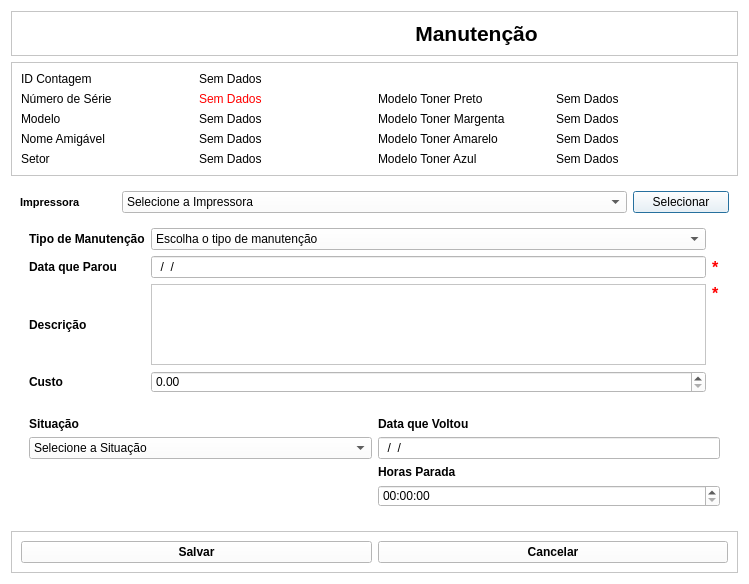
<?xml version="1.0" encoding="UTF-8"?>
<ui version="4.0">
 <class>Manutencao</class>
 <widget class="QDialog" name="Manutencao">
  <property name="windowModality">
   <enum>Qt::NonModal</enum>
  </property>
  <property name="geometry">
   <rect>
    <x>0</x>
    <y>0</y>
    <width>749</width>
    <height>584</height>
   </rect>
  </property>
  <property name="acceptDrops">
   <bool>true</bool>
  </property>
  <property name="windowTitle">
   <string>Manutenção</string>
  </property>
  <property name="styleSheet">
   <string notr="true">background-color: rgb(255, 255, 255);</string>
  </property>
  <layout class="QVBoxLayout" name="verticalLayout">
   <item>
    <widget class="QFrame" name="frame_4">
     <property name="sizePolicy">
      <sizepolicy hsizetype="Preferred" vsizetype="Preferred">
       <horstretch>0</horstretch>
       <verstretch>0</verstretch>
      </sizepolicy>
     </property>
     <property name="frameShape">
      <enum>QFrame::StyledPanel</enum>
     </property>
     <property name="frameShadow">
      <enum>QFrame::Raised</enum>
     </property>
     <layout class="QHBoxLayout" name="horizontalLayout">
      <item>
       <spacer name="horizontalSpacer">
        <property name="orientation">
         <enum>Qt::Horizontal</enum>
        </property>
        <property name="sizeHint" stdset="0">
         <size>
          <width>40</width>
          <height>20</height>
         </size>
        </property>
       </spacer>
      </item>
      <item>
       <widget class="QLabel" name="TX_Foto">
        <property name="sizePolicy">
         <sizepolicy hsizetype="Maximum" vsizetype="Minimum">
          <horstretch>0</horstretch>
          <verstretch>0</verstretch>
         </sizepolicy>
        </property>
        <property name="text">
         <string/>
        </property>
        <property name="pixmap">
         <pixmap>../Arte/printer_setup_utility_tools_19673 (1).ico</pixmap>
        </property>
        <property name="scaledContents">
         <bool>false</bool>
        </property>
        <property name="alignment">
         <set>Qt::AlignCenter</set>
        </property>
       </widget>
      </item>
      <item>
       <spacer name="horizontalSpacer_2">
        <property name="orientation">
         <enum>Qt::Horizontal</enum>
        </property>
        <property name="sizeHint" stdset="0">
         <size>
          <width>40</width>
          <height>20</height>
         </size>
        </property>
       </spacer>
      </item>
      <item>
       <widget class="QLabel" name="TX_Titulo">
        <property name="font">
         <font>
          <family>Arial</family>
          <pointsize>16</pointsize>
          <weight>75</weight>
          <bold>true</bold>
         </font>
        </property>
        <property name="text">
         <string>Manutenção</string>
        </property>
        <property name="alignment">
         <set>Qt::AlignCenter</set>
        </property>
       </widget>
      </item>
      <item>
       <spacer name="horizontalSpacer_3">
        <property name="orientation">
         <enum>Qt::Horizontal</enum>
        </property>
        <property name="sizeHint" stdset="0">
         <size>
          <width>40</width>
          <height>20</height>
         </size>
        </property>
       </spacer>
      </item>
     </layout>
    </widget>
   </item>
   <item>
    <widget class="QFrame" name="frame_3">
     <property name="frameShape">
      <enum>QFrame::StyledPanel</enum>
     </property>
     <property name="frameShadow">
      <enum>QFrame::Raised</enum>
     </property>
     <layout class="QGridLayout" name="gridLayout_4">
      <item row="4" column="1">
       <widget class="QLabel" name="Info_Amigavel">
        <property name="text">
         <string>Sem Dados</string>
        </property>
       </widget>
      </item>
      <item row="4" column="0">
       <widget class="QLabel" name="TX_Amigavel">
        <property name="text">
         <string>Nome Amigável</string>
        </property>
       </widget>
      </item>
      <item row="6" column="0">
       <widget class="QLabel" name="TX_Setor">
        <property name="text">
         <string>Setor</string>
        </property>
       </widget>
      </item>
      <item row="6" column="1">
       <widget class="QLabel" name="Info_Setor">
        <property name="text">
         <string>Sem Dados</string>
        </property>
       </widget>
      </item>
      <item row="1" column="2">
       <widget class="QLabel" name="TX_MPreto">
        <property name="text">
         <string>Modelo Toner Preto</string>
        </property>
       </widget>
      </item>
      <item row="3" column="1">
       <widget class="QLabel" name="Info_Modelo">
        <property name="text">
         <string>Sem Dados</string>
        </property>
       </widget>
      </item>
      <item row="6" column="2">
       <widget class="QLabel" name="TX_MAzul">
        <property name="text">
         <string>Modelo Toner Azul</string>
        </property>
       </widget>
      </item>
      <item row="3" column="3">
       <widget class="QLabel" name="Info_MMargenta">
        <property name="text">
         <string>Sem Dados</string>
        </property>
       </widget>
      </item>
      <item row="3" column="2">
       <widget class="QLabel" name="TX_MMargenta">
        <property name="text">
         <string>Modelo Toner Margenta</string>
        </property>
       </widget>
      </item>
      <item row="1" column="3">
       <widget class="QLabel" name="Info_MPreto">
        <property name="text">
         <string>Sem Dados</string>
        </property>
       </widget>
      </item>
      <item row="4" column="3">
       <widget class="QLabel" name="Info_MAmarelo">
        <property name="text">
         <string>Sem Dados</string>
        </property>
       </widget>
      </item>
      <item row="6" column="3">
       <widget class="QLabel" name="Info_MAzul">
        <property name="text">
         <string>Sem Dados</string>
        </property>
       </widget>
      </item>
      <item row="1" column="0">
       <widget class="QLabel" name="TX_Num">
        <property name="text">
         <string>Número de Série</string>
        </property>
       </widget>
      </item>
      <item row="4" column="2">
       <widget class="QLabel" name="TX_MAmarelo">
        <property name="text">
         <string>Modelo Toner Amarelo</string>
        </property>
       </widget>
      </item>
      <item row="3" column="0">
       <widget class="QLabel" name="TX_Modelo">
        <property name="text">
         <string>Modelo</string>
        </property>
       </widget>
      </item>
      <item row="1" column="1">
       <widget class="QLabel" name="Info_Num">
        <property name="styleSheet">
         <string notr="true">color: rgb(255, 0, 0);</string>
        </property>
        <property name="text">
         <string>Sem Dados</string>
        </property>
       </widget>
      </item>
      <item row="0" column="0">
       <widget class="QLabel" name="TX_ID">
        <property name="text">
         <string>ID Contagem</string>
        </property>
       </widget>
      </item>
      <item row="0" column="1">
       <widget class="QLabel" name="CP_ID">
        <property name="text">
         <string>Sem Dados</string>
        </property>
       </widget>
      </item>
     </layout>
    </widget>
   </item>
   <item>
    <layout class="QGridLayout" name="gridLayout">
     <item row="0" column="0">
      <widget class="QFrame" name="frame">
       <property name="enabled">
        <bool>true</bool>
       </property>
       <property name="font">
        <font>
         <family>Arial</family>
         <kerning>true</kerning>
        </font>
       </property>
       <property name="frameShape">
        <enum>QFrame::NoFrame</enum>
       </property>
       <property name="frameShadow">
        <enum>QFrame::Plain</enum>
       </property>
       <layout class="QGridLayout" name="gridLayout_2">
        <item row="1" column="0">
         <widget class="QLabel" name="TX_Impressora">
          <property name="font">
           <font>
            <family>Arial</family>
            <pointsize>8</pointsize>
            <weight>75</weight>
            <bold>true</bold>
           </font>
          </property>
          <property name="text">
           <string>Impressora</string>
          </property>
         </widget>
        </item>
        <item row="1" column="1" colspan="5">
         <widget class="QComboBox" name="CP_Impressora">
          <property name="sizePolicy">
           <sizepolicy hsizetype="Preferred" vsizetype="Fixed">
            <horstretch>0</horstretch>
            <verstretch>0</verstretch>
           </sizepolicy>
          </property>
          <property name="font">
           <font>
            <family>Arial</family>
           </font>
          </property>
          <property name="focusPolicy">
           <enum>Qt::WheelFocus</enum>
          </property>
          <property name="contextMenuPolicy">
           <enum>Qt::DefaultContextMenu</enum>
          </property>
          <item>
           <property name="text">
            <string>Selecione a Impressora</string>
           </property>
          </item>
         </widget>
        </item>
        <item row="1" column="6">
         <widget class="QPushButton" name="BT_Selecionar">
          <property name="text">
           <string>Selecionar</string>
          </property>
         </widget>
        </item>
        <item row="3" column="0" colspan="7">
         <widget class="QFrame" name="frame_6">
          <property name="frameShape">
           <enum>QFrame::NoFrame</enum>
          </property>
          <property name="frameShadow">
           <enum>QFrame::Plain</enum>
          </property>
          <layout class="QGridLayout" name="gridLayout_5">
           <item row="3" column="0">
            <widget class="QLabel" name="TX_Custo">
             <property name="font">
              <font>
               <family>Arial</family>
               <weight>75</weight>
               <bold>true</bold>
              </font>
             </property>
             <property name="text">
              <string>Custo</string>
             </property>
            </widget>
           </item>
           <item row="3" column="1">
            <widget class="QDoubleSpinBox" name="CP_Custo">
             <property name="font">
              <font>
               <family>Arial</family>
              </font>
             </property>
             <property name="maximum">
              <double>99999.990000000005239</double>
             </property>
            </widget>
           </item>
           <item row="2" column="1">
            <widget class="QTextEdit" name="CP_Descricao">
             <property name="font">
              <font>
               <family>Arial</family>
              </font>
             </property>
            </widget>
           </item>
           <item row="1" column="0">
            <widget class="QLabel" name="TX_Data">
             <property name="font">
              <font>
               <family>Arial</family>
               <weight>75</weight>
               <bold>true</bold>
              </font>
             </property>
             <property name="text">
              <string>Data que Parou</string>
             </property>
            </widget>
           </item>
           <item row="0" column="0">
            <widget class="QLabel" name="TX_Tipo">
             <property name="font">
              <font>
               <family>Arial</family>
               <weight>75</weight>
               <bold>true</bold>
              </font>
             </property>
             <property name="text">
              <string>Tipo de Manutenção</string>
             </property>
            </widget>
           </item>
           <item row="2" column="0">
            <widget class="QLabel" name="TX_Descricao">
             <property name="font">
              <font>
               <family>Arial</family>
               <weight>75</weight>
               <bold>true</bold>
              </font>
             </property>
             <property name="text">
              <string>Descrição</string>
             </property>
            </widget>
           </item>
           <item row="0" column="1">
            <widget class="QComboBox" name="CP_Tipo">
             <property name="font">
              <font>
               <family>Arial</family>
              </font>
             </property>
             <item>
              <property name="text">
               <string>Escolha o tipo de manutenção</string>
              </property>
             </item>
             <item>
              <property name="text">
               <string>Manutenção Preventiva</string>
              </property>
             </item>
             <item>
              <property name="text">
               <string>Manutenção Corretiva</string>
              </property>
             </item>
            </widget>
           </item>
           <item row="2" column="2">
            <widget class="QLabel" name="TX_Dobrigatorio">
             <property name="font">
              <font>
               <family>Arial</family>
               <pointsize>12</pointsize>
               <weight>75</weight>
               <bold>true</bold>
              </font>
             </property>
             <property name="styleSheet">
              <string notr="true">color: rgb(255, 0, 0);</string>
             </property>
             <property name="text">
              <string>*</string>
             </property>
             <property name="alignment">
              <set>Qt::AlignLeading|Qt::AlignLeft|Qt::AlignTop</set>
             </property>
            </widget>
           </item>
           <item row="1" column="2">
            <widget class="QLabel" name="TX_Cobrigatorio">
             <property name="font">
              <font>
               <family>Arial</family>
               <pointsize>12</pointsize>
               <weight>75</weight>
               <bold>true</bold>
              </font>
             </property>
             <property name="whatsThis">
              <string>&lt;html&gt;&lt;head/&gt;&lt;body&gt;&lt;p&gt;&lt;br/&gt;&lt;/p&gt;&lt;/body&gt;&lt;/html&gt;</string>
             </property>
             <property name="styleSheet">
              <string notr="true">color: rgb(255, 0, 0);</string>
             </property>
             <property name="text">
              <string>*</string>
             </property>
            </widget>
           </item>
           <item row="1" column="1">
            <widget class="QLineEdit" name="CP_Data">
             <property name="font">
              <font>
               <family>Arial</family>
              </font>
             </property>
             <property name="whatsThis">
              <string/>
             </property>
             <property name="inputMask">
              <string>99/99/9999</string>
             </property>
             <property name="text">
              <string>//</string>
             </property>
             <property name="echoMode">
              <enum>QLineEdit::Normal</enum>
             </property>
             <property name="placeholderText">
              <string/>
             </property>
            </widget>
           </item>
          </layout>
         </widget>
        </item>
        <item row="10" column="0" colspan="7">
         <widget class="QFrame" name="frame_5">
          <property name="frameShape">
           <enum>QFrame::NoFrame</enum>
          </property>
          <property name="frameShadow">
           <enum>QFrame::Raised</enum>
          </property>
          <layout class="QGridLayout" name="gridLayout_3">
           <item row="1" column="1">
            <widget class="QComboBox" name="CP_Situacao">
             <property name="font">
              <font>
               <family>Arial</family>
              </font>
             </property>
             <item>
              <property name="text">
               <string>Selecione a Situação</string>
              </property>
             </item>
             <item>
              <property name="text">
               <string>Voltou Funcionar</string>
              </property>
             </item>
             <item>
              <property name="text">
               <string>Não Funcionou</string>
              </property>
             </item>
            </widget>
           </item>
           <item row="0" column="1">
            <widget class="QLabel" name="TX_Situacao">
             <property name="font">
              <font>
               <family>Arial</family>
               <weight>75</weight>
               <bold>true</bold>
              </font>
             </property>
             <property name="text">
              <string>Situação</string>
             </property>
            </widget>
           </item>
           <item row="0" column="2">
            <widget class="QLabel" name="TX_DataVt">
             <property name="font">
              <font>
               <family>Arial</family>
               <weight>75</weight>
               <bold>true</bold>
              </font>
             </property>
             <property name="text">
              <string>Data que Voltou</string>
             </property>
            </widget>
           </item>
           <item row="1" column="2">
            <widget class="QLineEdit" name="CP_DataVt">
             <property name="sizePolicy">
              <sizepolicy hsizetype="Preferred" vsizetype="Fixed">
               <horstretch>0</horstretch>
               <verstretch>0</verstretch>
              </sizepolicy>
             </property>
             <property name="font">
              <font>
               <family>Arial</family>
              </font>
             </property>
             <property name="inputMask">
              <string>99/99/9999</string>
             </property>
            </widget>
           </item>
           <item row="2" column="2">
            <widget class="QLabel" name="TX_Horas">
             <property name="font">
              <font>
               <family>Arial</family>
               <weight>75</weight>
               <bold>true</bold>
              </font>
             </property>
             <property name="text">
              <string>Horas Parada</string>
             </property>
            </widget>
           </item>
           <item row="3" column="2">
            <widget class="QTimeEdit" name="CP_Horas">
             <property name="font">
              <font>
               <family>Arial</family>
              </font>
             </property>
             <property name="showGroupSeparator" stdset="0">
              <bool>false</bool>
             </property>
             <property name="maximumTime">
              <time>
               <hour>23</hour>
               <minute>59</minute>
               <second>59</second>
              </time>
             </property>
             <property name="currentSection">
              <enum>QDateTimeEdit::HourSection</enum>
             </property>
             <property name="timeSpec">
              <enum>Qt::LocalTime</enum>
             </property>
            </widget>
           </item>
          </layout>
         </widget>
        </item>
       </layout>
      </widget>
     </item>
    </layout>
   </item>
   <item>
    <widget class="QFrame" name="frame_2">
     <property name="sizePolicy">
      <sizepolicy hsizetype="MinimumExpanding" vsizetype="Maximum">
       <horstretch>0</horstretch>
       <verstretch>0</verstretch>
      </sizepolicy>
     </property>
     <property name="frameShape">
      <enum>QFrame::StyledPanel</enum>
     </property>
     <property name="frameShadow">
      <enum>QFrame::Raised</enum>
     </property>
     <layout class="QHBoxLayout" name="horizontalLayout_2">
      <item>
       <widget class="QPushButton" name="BT_Salvar">
        <property name="font">
         <font>
          <family>Arial</family>
          <weight>75</weight>
          <bold>true</bold>
         </font>
        </property>
        <property name="text">
         <string>Salvar</string>
        </property>
        <property name="icon">
         <iconset>
          <normaloff>../Arte/check_ok_accept_apply_1582.ico</normaloff>../Arte/check_ok_accept_apply_1582.ico</iconset>
        </property>
       </widget>
      </item>
      <item>
       <widget class="QPushButton" name="BT_Cancelar">
        <property name="font">
         <font>
          <family>Arial</family>
          <weight>75</weight>
          <bold>true</bold>
         </font>
        </property>
        <property name="text">
         <string>Cancelar</string>
        </property>
        <property name="icon">
         <iconset>
          <normaloff>../Arte/delete_delete_exit_1577.ico</normaloff>../Arte/delete_delete_exit_1577.ico</iconset>
        </property>
       </widget>
      </item>
     </layout>
    </widget>
   </item>
  </layout>
 </widget>
 <tabstops>
  <tabstop>BT_Salvar</tabstop>
  <tabstop>BT_Cancelar</tabstop>
 </tabstops>
 <resources/>
 <connections/>
</ui>
